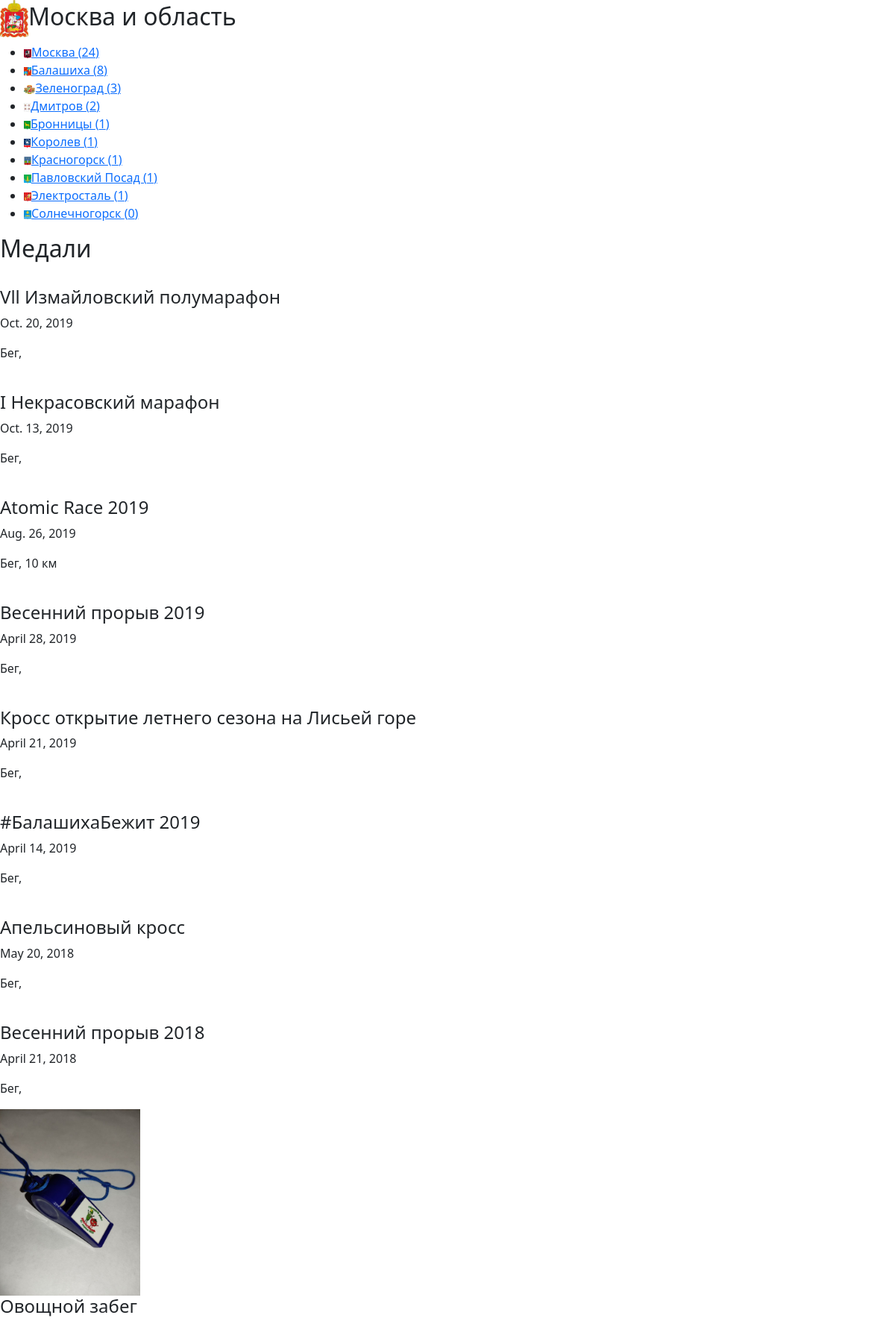
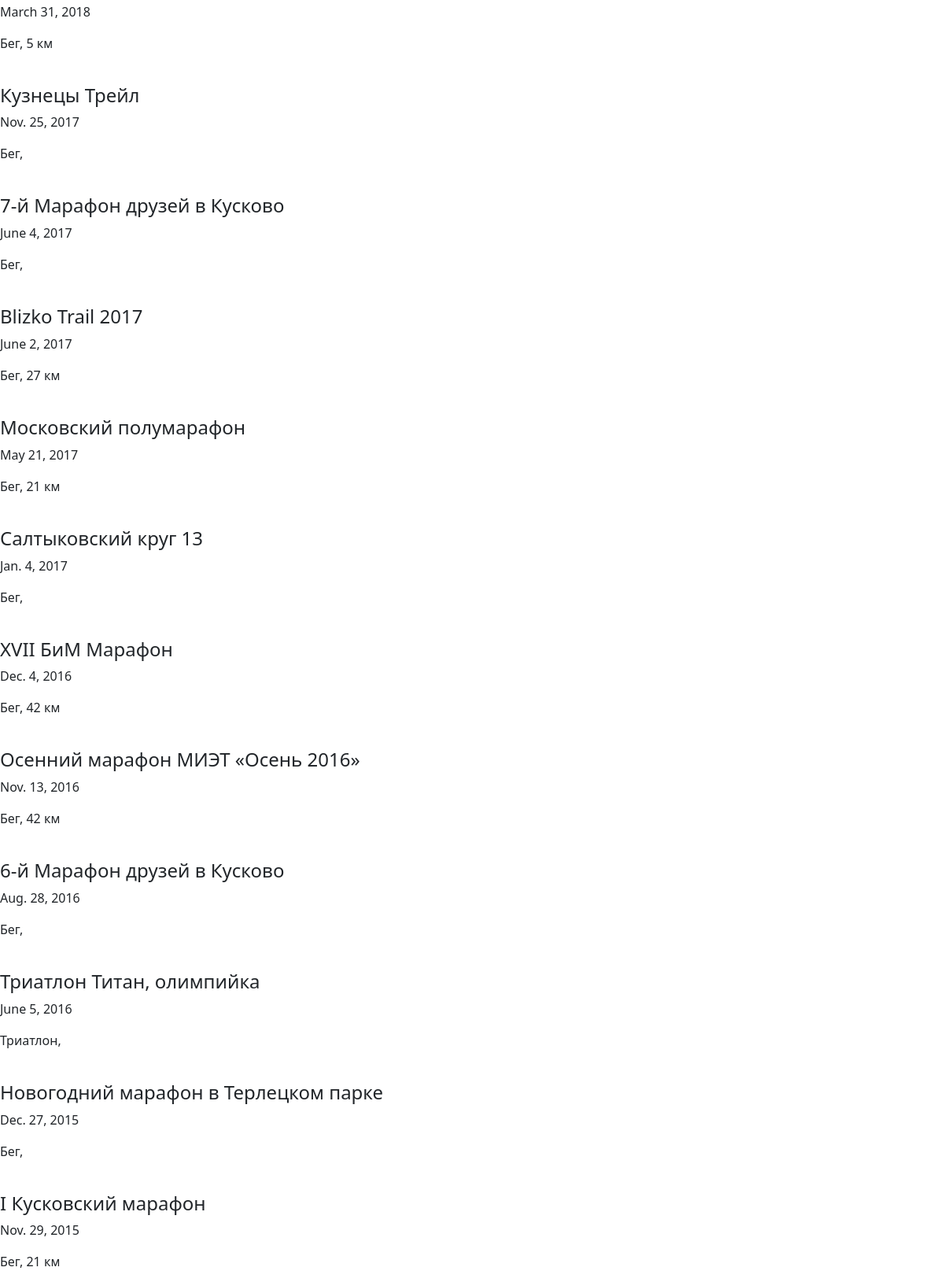
The page /region/1 (upper part) on the database its author committed (2 pictures, top to bottom).
### medals/models.py (models this page shows, shortened)
class Region(models.Model):
    country = models.ForeignKey(Country, on_delete = models.CASCADE)
    name = models.CharField(max_length = 200)
    count = models.IntegerField(default=0)
    flag_path = models.ImageField(blank = True, upload_to='static/images/flags/regions')
    def get_cities(self):
        return self.city_set.all().order_by('-count', 'name')

class City(models.Model):
    country = models.ForeignKey(Country, on_delete = models.CASCADE)
    region = models.ForeignKey(Region, on_delete = models.CASCADE, blank = True, null=True)
    name = models.CharField(max_length = 200)
    count = models.IntegerField(default = 0)
    flag_path = models.ImageField(blank = True, upload_to='static/images/flags/cities')

class Medal(models.Model):
    country = models.ForeignKey(Country, on_delete = models.CASCADE)
    region = models.ForeignKey(Region, on_delete = models.CASCADE, blank = True, null=True)
    city = models.ForeignKey(City, on_delete = models.CASCADE)
    sport = models.ForeignKey(Sport, on_delete = models.CASCADE, to_field='name', default='Бег')
    series = models.ForeignKey(Series, on_delete = models.CASCADE, blank = True, null=True)
    org = models.ForeignKey(Org, on_delete = models.CASCADE, blank = True, null=True)
    name = models.CharField(max_length = 200)
    date_added = models.DateField(auto_now = True)
    date = models.DateField(auto_now = False)
    distance = models.CharField(blank = True, max_length = 15)
    photo = models.ImageField(upload_to='static/images/medals/')
    photo_second = models.ImageField(blank = True, upload_to='static/images/medals')
    likes = models.IntegerField(default = 0)
    added_by = models.CharField(blank = True, max_length = 200, default='fatum')
    credentials = models.CharField(blank = True, max_length = 200, default='@fa_tum')

class Sport(models.Model):
    name = models.CharField(max_length = 200, unique = True)
    count = models.IntegerField(default = 0)
    descriprion = models.TextField(blank = True)
    logo = models.FileField(blank = True, upload_to='static/images/logos/sports')
    def __str__(self):
        return self.name

### medals/views.py (the view)
# urls.py: path('region/<int:id>', views.region),
def region(request, id):
    region = Region.objects.get(id=id)
    medals = Medal.objects.filter(region = id).order_by('-date')
    return render(request, 'medals/region.html', context={"region": region, "medals": medals})

### templates/medals/region.html (shortened to what this page needs)
<!DOCTYPE html>
{% load static %}
<html>
<head>
  <link href="https://cdn.jsdelivr.net/npm/bootstrap@5.1.3/dist/css/bootstrap.min.css" rel="stylesheet">
</head>
<body>
  <h2><img src="../{{ region.flag_path }}" height=50></img>{{region.name}}</h2>
    {% if region.get_cities.count > 0 %}
      <ul>
        {% for city in region.get_cities %}
          <li><a href="../city/{{city.id}}"><img src="../{{ city.flag_path }}" height=12></img>{{ city.name }} ({{ city.count }})</a></li>
        {% endfor %}
      </ul>
    {% endif %}
<h2>Медали</h2>
{% if medals.count > 0 %}
  {% for medal in medals %}
      <div>
        <img src="../{{ medal.photo}}" alt="" height=250>
        <h4>{{medal.name}}</h4>
        <p>{{medal.date}}</p>
        <p>{{medal.sport}}, {{medal.distance}}</p>
      </div>
  {% endfor %}
{% endif %}
</body>
</html>

### rows shown on the page
Region: flag_path (picture), name "Москва и область"
City: flag_path (picture), name "Москва", count "24"
City: flag_path (picture), name "Балашиха", count "8"
City: flag_path (picture), name "Зеленоград", count "3"
City: flag_path (picture), name "Дмитров", count "2"
City: flag_path (picture), name "Бронницы", count "1"
City: flag_path (picture), name "Королев", count "1"
City: flag_path (picture), name "Красногорск", count "1"
City: flag_path (picture), name "Павловский Посад", count "1"
City: flag_path (picture), name "Электросталь", count "1"
City: flag_path (picture), name "Солнечногорск", count "0"
Medal: name "Vll Измайловский полумарафон", date "Oct. 20, 2019", sport "Бег"
Medal: name "I Некрасовский марафон", date "Oct. 13, 2019", sport "Бег"
Medal: name "Atomic Race 2019", date "Aug. 26, 2019", sport "Бег", distance "10 км"
Medal: name "Весенний прорыв 2019", date "April 28, 2019", sport "Бег"
Medal: name "Кросс открытие летнего сезона на Лисьей горе", date "April 21, 2019", sport "Бег"
Medal: name "#БалашихаБежит 2019", date "April 14, 2019", sport "Бег"
Medal: name "Апельсиновый кросс", date "May 20, 2018", sport "Бег"
Medal: name "Весенний прорыв 2018", date "April 21, 2018", sport "Бег"
Medal: photo (picture), name "Овощной забег", date "March 31, 2018", sport "Бег", distance "5 км"
Medal: name "Кузнецы Трейл", date "Nov. 25, 2017", sport "Бег"
Medal: name "7-й Марафон друзей в Кусково", date "June 4, 2017", sport "Бег"
Medal: name "Blizko Trail 2017", date "June 2, 2017", sport "Бег", distance "27 км"
Medal: name "Московский полумарафон", date "May 21, 2017", sport "Бег", distance "21 км"
Medal: name "Салтыковский круг 13", date "Jan. 4, 2017", sport "Бег"
Medal: name "XVII БиМ Марафон", date "Dec. 4, 2016", sport "Бег", distance "42 км"
Medal: name "Осенний марафон МИЭТ «Осень 2016»", date "Nov. 13, 2016", sport "Бег", distance "42 км"
Medal: name "6-й Марафон друзей в Кусково", date "Aug. 28, 2016", sport "Бег"
Medal: name "Триатлон Титан, олимпийка", date "June 5, 2016", sport "Триатлон"
Medal: name "Новогодний марафон в Терлецком парке", date "Dec. 27, 2015", sport "Бег"
Medal: name "I Кусковский марафон", date "Nov. 29, 2015", sport "Бег", distance "21 км"
